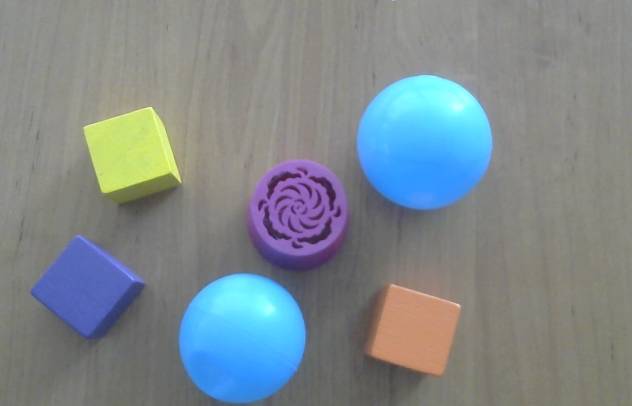
#> input picture count-of-objects/objects2.png, 632 x 406 px, found by its file name
$ python main2.py
#> lines starting #> are read from the running program, lines starting #| are printed output that depends on the picture; after the words box and inside, x2 and y2 are one past the last pixel; in counts of white or black regions, pixels touching at a corner belong together
import cv2
import numpy as np
import zmq

# [4 lines of commented-out code are left out]

frame = cv2.imread("count-of-objects/objects2.png")
#> frame is the input picture: shape (406, 632, 3); mean B, G, R 140, 136.2, 127.3
frame_for_text = cv2.imread("count-of-objects/objects2.png")

cv2.namedWindow("Mask", cv2.WINDOW_KEEPRATIO)
cv2.namedWindow("Text", cv2.WINDOW_KEEPRATIO)

c = -1
while True:
    squares, circles = 0, 0

    #buffer = socket.recv()
    c += 1
    #arr = np.frombuffer(buffer, np.uint8)
    #frame = cv2.imdecode(arr, -1)
    gray = cv2.cvtColor(frame, cv2.COLOR_BGR2RGB)
    gray = cv2.GaussianBlur(gray, (7, 7), 0)
    contours = cv2.Canny(gray, 100, 80)
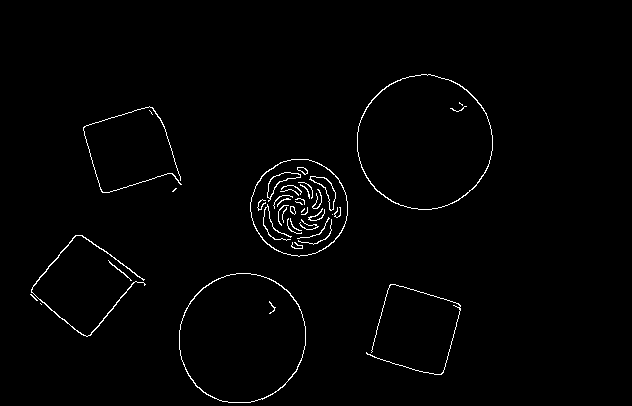
#> contours: shape (406, 632); 1.4% white in thin lines or dots, all inside (x1, y1, x2, y2) = (30, 74, 493, 403)
    mask = cv2.dilate(contours, None, iterations=5)
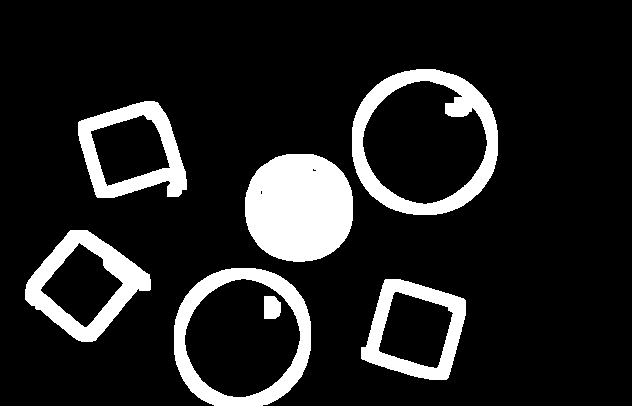
#> mask: shape (406, 632); 13.5% white; 7 white regions
    contours, _ = cv2.findContours(mask, cv2.RETR_EXTERNAL, cv2.CHAIN_APPROX_SIMPLE)
#> contours = 6 contours; box (x1, y1, x2, y2) and area: (352, 69, 498, 215) 17038, (174, 268, 311, 406) 15505, (245, 154, 353, 262) 9380, (25, 230, 151, 342) 8335, (78, 101, 187, 198) 7674, (361, 279, 466, 380) 7610

    for contour in contours:
        approx = cv2.approxPolyDP(contour, 0.02 * cv2.arcLength(contour, True), True)
        x, y, w, h = cv2.boundingRect(approx)
        contoured_area = cv2.contourArea(approx)

        if  0.2 < contoured_area / (w * h) < 0.7:
            cv2.putText(frame_for_text, "square", (x, y), cv2.FONT_HERSHEY_SIMPLEX, 1, (255, 0, 0),2)
            cv2.rectangle(frame_for_text, (x, y), (x + w, y + h), (255, 0, 0), 2)
            squares += 1
        else:
            cv2.putText(frame_for_text, "circle", (x, y), cv2.FONT_HERSHEY_SIMPLEX, 1, (0, 0, 255),2)
            cv2.rectangle(frame_for_text, (x, y), (x + w, y + h), (0, 0, 255), 2)
            circles += 1
#> this loop made 6 passes
#> (approx, x, y, w, h, contoured_area) on pass 1: ([[385, 279], [361, 358], [446, 379], [465, 300]], 361, 279, 105, 101, 6969)
#> (x, y, w, h, contoured_area) on passes 2 to 6: (175, 270, 132, 136, 14243), (25, 230, 126, 112, 7898), (246, 154, 106, 107, 8580), (78, 102, 109, 96, 6815), (356, 71, 140, 142, 15544)
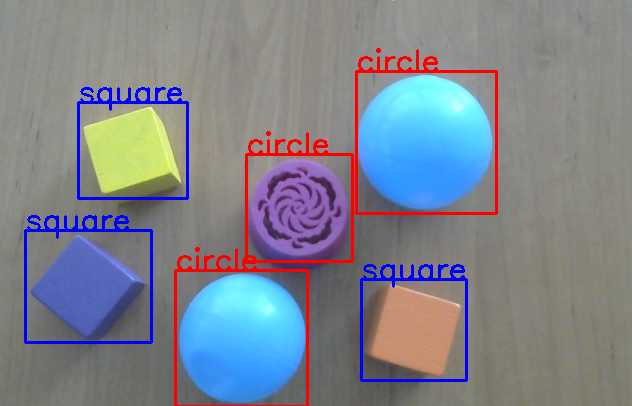
#> frame_for_text: shape (406, 632, 3); 4.43% of pixels changed, all inside (x1, y1, x2, y2) = (24, 48, 498, 406)
#> after the loop, circles = 3; squares = 3


    cv2.putText(frame_for_text, f"squares:{squares}  circles:{circles}  ALL:{squares+circles}", (10, 30), cv2.FONT_HERSHEY_SIMPLEX, 1, (255, 255, 255),2)
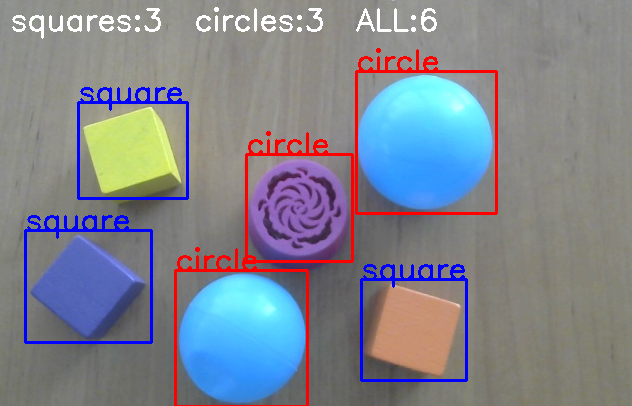
#> frame_for_text: shape (406, 632, 3); 0.99% of pixels changed, all inside (x1, y1, x2, y2) = (12, 7, 437, 39)

    cv2.imshow("Text", frame_for_text)
    cv2.imshow("Mask", mask)

    key = cv2.waitKey(500)
#> (key q is pressed here)
    if key == ord("q"):
        break

cv2.destroyAllWindows()

$ run again, with count-of-objects/objects.jpg saved as count-of-objects/objects2.png
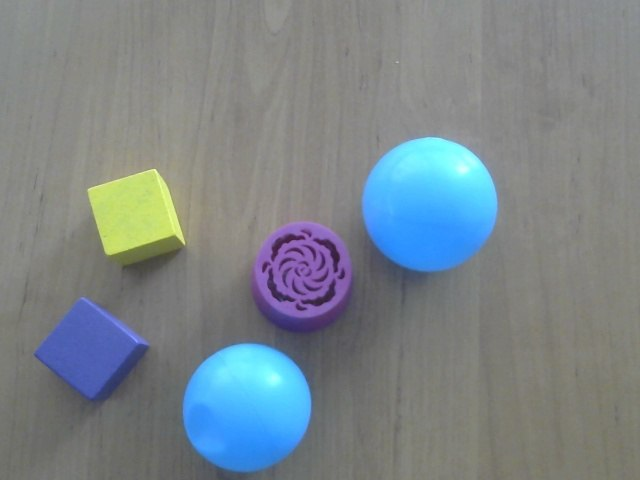
#> input picture count-of-objects/objects.jpg, 640 x 480 px, found by its file name
#> frame is the input picture: shape (480, 640, 3); mean B, G, R 136.8, 132.5, 123.3
#> `contours = cv2.Canny(gray, 100, 80)`:
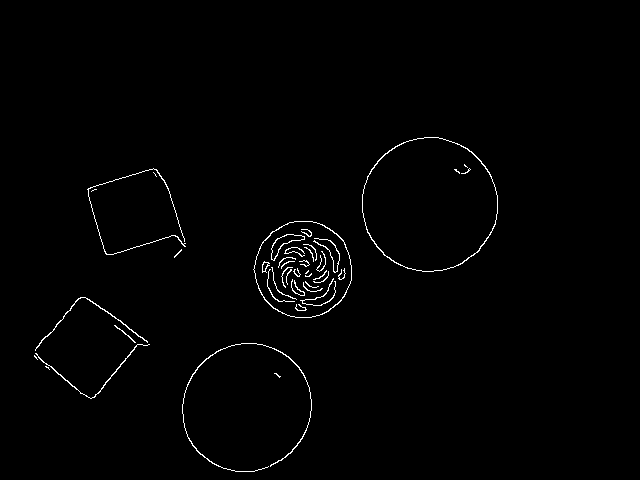
#> contours: shape (480, 640); 1% white in thin lines or dots, all inside (x1, y1, x2, y2) = (34, 137, 498, 472)
#> mask: shape (480, 640); 10% white; 6 white regions
#> `contours, _ = cv2.findContours(mask, cv2.RETR_EXTERNAL, cv2.CHAIN_APPR..`: contours = 5 contours; box (x1, y1, x2, y2) and area: (357, 132, 503, 277) 16993, (177, 338, 317, 477) 15634, (248, 216, 357, 323) 9403, (29, 292, 155, 404) 8294, (82, 163, 191, 263) 7737
#> the loop `for contour in contours:` made 5 passes
#> (x, y, w, h, contoured_area, squares) on passes 2, 4: (29, 292, 126, 112, 7904, 1), (82, 164, 109, 99, 6864, 2)
#> after the loop `for contour in contours:`: circles = 3; squares = 2
#> `cv2.putText(frame_for_text, f"squares:{squares}  circles:{circles}  AL..`:
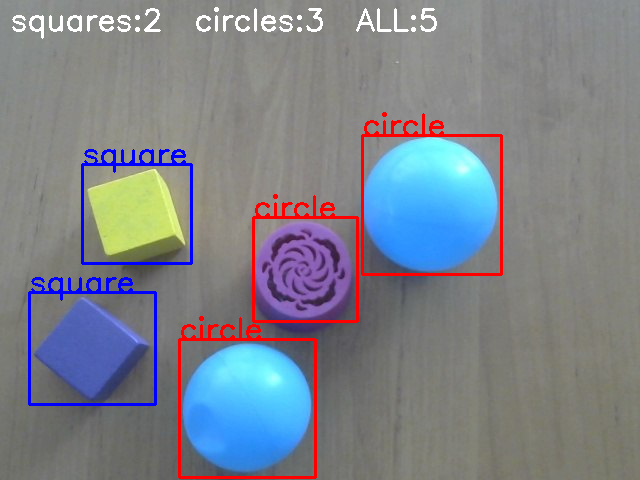
#> frame_for_text: shape (480, 640, 3); mean B, G, R 137.2, 129.6, 125.4
